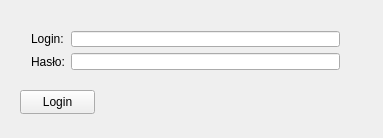
<?xml version="1.0" encoding="UTF-8"?>
<ui version="4.0">
 <class>LoginWindowClass</class>
 <widget class="QWidget" name="LoginWindowClass">
  <property name="geometry">
   <rect>
    <x>0</x>
    <y>0</y>
    <width>383</width>
    <height>138</height>
   </rect>
  </property>
  <property name="windowTitle">
   <string>LoginWindowClass</string>
  </property>
  <widget class="QWidget" name="verticalLayoutWidget">
   <property name="geometry">
    <rect>
     <x>20</x>
     <y>20</y>
     <width>331</width>
     <height>61</height>
    </rect>
   </property>
   <layout class="QVBoxLayout" name="verticalLayout">
    <item>
     <layout class="QFormLayout" name="formLayout">
      <item row="0" column="0">
       <widget class="QLabel" name="label">
        <property name="text">
         <string>Login:</string>
        </property>
       </widget>
      </item>
      <item row="0" column="1">
       <widget class="QLineEdit" name="loginLineEdit"/>
      </item>
      <item row="1" column="0">
       <widget class="QLabel" name="label_2">
        <property name="text">
         <string>Hasło:</string>
        </property>
       </widget>
      </item>
      <item row="1" column="1">
       <widget class="QLineEdit" name="passwordLineEdit"/>
      </item>
     </layout>
    </item>
   </layout>
  </widget>
  <widget class="QPushButton" name="loginPushButton">
   <property name="geometry">
    <rect>
     <x>20</x>
     <y>90</y>
     <width>75</width>
     <height>24</height>
    </rect>
   </property>
   <property name="text">
    <string>Login</string>
   </property>
  </widget>
 </widget>
 <layoutdefault spacing="6" margin="11"/>
 <resources/>
 <connections/>
</ui>
